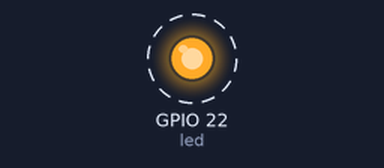
Simulated run of this program. Board: ESP32 board running MicroPython. On the bench: output pins drawn as LEDs (lit = HIGH). Dashed ring = blinking.

Above: at 0.2 s.
Timing chart, 0 to 3.0 s (numbered marks = the images above):
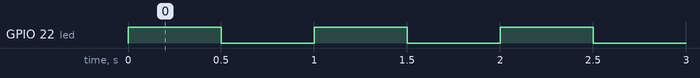

Measured:
- by itself, GPIO 22 (led): alternates HIGH for 0.50 s and LOW for 0.50 s

The program:

simple_blink_LED.py
```python
# author: h.serimer 03.2021 https://github.com/eproje/uPy_Course
# Board: Lolin32 Lite
# blink LED

from machine import Pin
from time import sleep

led = Pin(22, Pin.OUT)#build in LED

while True:
  led.value(not led.value())
  sleep(0.5)
```
